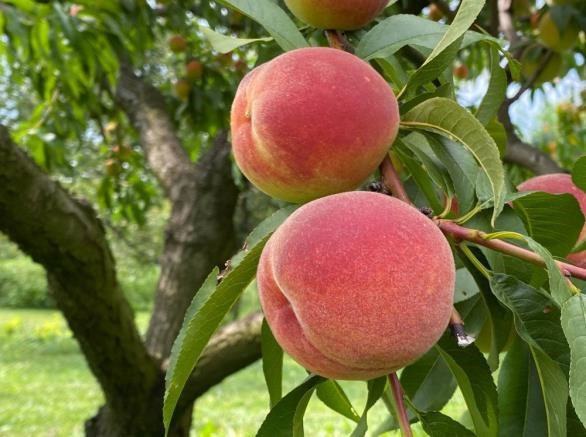
#> input picture Asmarani_1MIN_062340833185/apel2.jpg, 586 x 437 px
$ python UAS_apel2.py
#> lines starting #> are read from the running program, lines starting #| are printed output that depends on the picture; after the words box and inside, x2 and y2 are one past the last pixel; in counts of white or black regions, pixels touching at a corner belong together
import cv2
import numpy as np
import matplotlib.pyplot as plt

def process_image(image_path):

#> called with image_path = 'apel2.jpg'
    original_image = cv2.imread(image_path)
#> original_image is the input picture: shape (437, 586, 3); mean B, G, R 61.1, 108.5, 116.3

    edges = cv2.Canny(cv2.cvtColor(original_image, cv2.COLOR_BGR2GRAY), 50, 150)
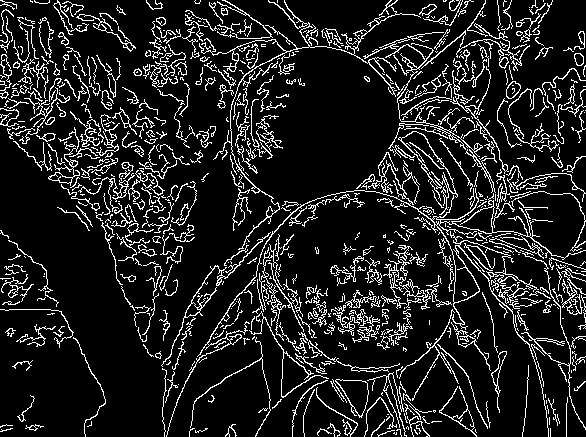
#> edges: shape (437, 586); 12.7% white in thin lines or dots
    edge_image = cv2.cvtColor(edges, cv2.COLOR_GRAY2RGB)
#> edge_image: shape (437, 586, 3); 12.7% white in thin lines or dots


    hsv = cv2.cvtColor(original_image, cv2.COLOR_BGR2HSV)
#> hsv: shape (437, 586, 3); mean H, S, V 43.6, 152.3, 128.7
    mask = cv2.inRange(hsv, np.array([0, 0, 0]), np.array([20, 255, 255]))
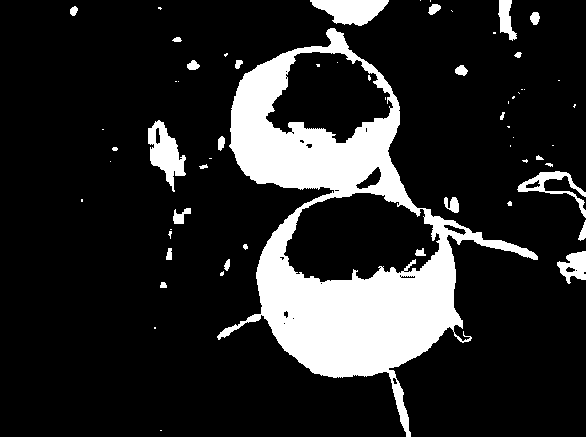
#> mask: shape (437, 586); 16.1% white; 62 white regions (34 under 20 px), largest, box (x1, y1, x2, y2) and area: (217, 28, 538, 437) 35212, (310, 0, 389, 26) 1337, (148, 120, 186, 192) 1333
    segmented_image = cv2.bitwise_and(original_image, original_image, mask=mask)
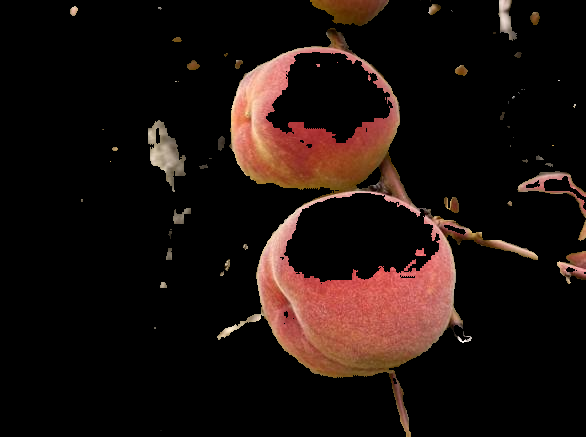
#> segmented_image: shape (437, 586, 3); mean B, G, R 13.3, 16.7, 28.2


    plt.figure(figsize=(10, 5))

    plt.subplot(1, 3, 1)
    plt.imshow(cv2.cvtColor(original_image, cv2.COLOR_BGR2RGB))
    plt.title('Gambar Asli')
    plt.axis('off')

    plt.subplot(1, 3, 2)
    plt.imshow(edge_image)
    plt.title('Deteksi Gambar')
    plt.axis('off')

    plt.subplot(1, 3, 3)
    plt.imshow(cv2.cvtColor(segmented_image, cv2.COLOR_BGR2RGB))
    plt.title('Segmentasi')
    plt.axis('off')

    plt.show()
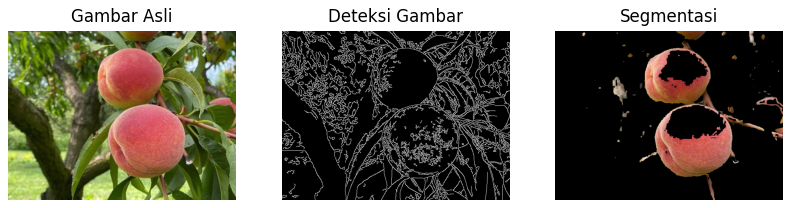
#> figure drawn by matplotlib, 3 panels


process_image('apel2.jpg')

$ run again, with Asmarani_1MIN_062340833185/apel.jpg copied over Asmarani_1MIN_062340833185/apel2.jpg
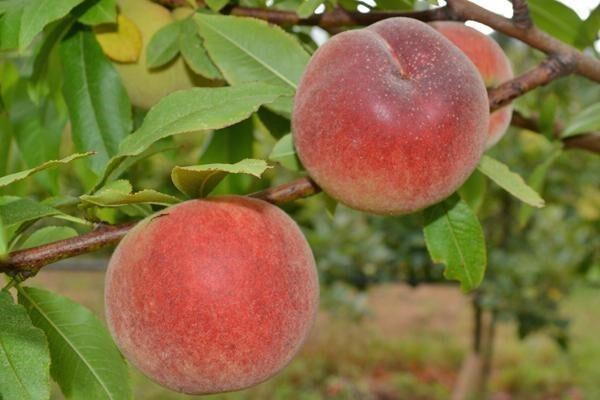
#> input picture Asmarani_1MIN_062340833185/apel.jpg, 600 x 400 px
#> in process_image, original_image is the input picture: shape (400, 600, 3); mean B, G, R 63, 113.9, 131.1
#> in process_image, `edges = cv2.Canny(cv2.cvtColor(original_image, cv2.COLOR_BGR2GRAY), 50..`:
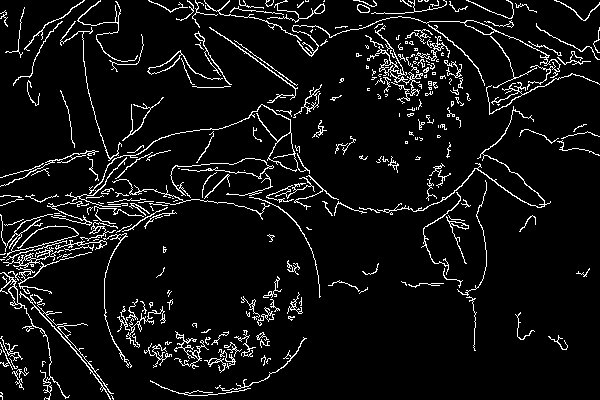
#> edges: shape (400, 600); 6.8% white in thin lines or dots
#> edge_image: shape (400, 600, 3); 6.8% white in thin lines or dots
#> hsv: shape (400, 600, 3); mean H, S, V 29.8, 147, 141.5
#> mask: shape (400, 600); 35% white; 54 white regions (31 under 20 px), largest, box (x1, y1, x2, y2) and area: (0, 0, 600, 400) 75881, (362, 281, 477, 345) 4564, (228, 6, 306, 25) 668
#> in process_image, `plt.show()`:
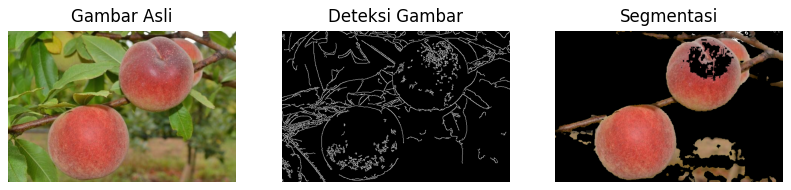
#> figure drawn by matplotlib, 3 panels

$ run again, with Asmarani_1MIN_062340833185/doll.jpg copied over Asmarani_1MIN_062340833185/apel2.jpg
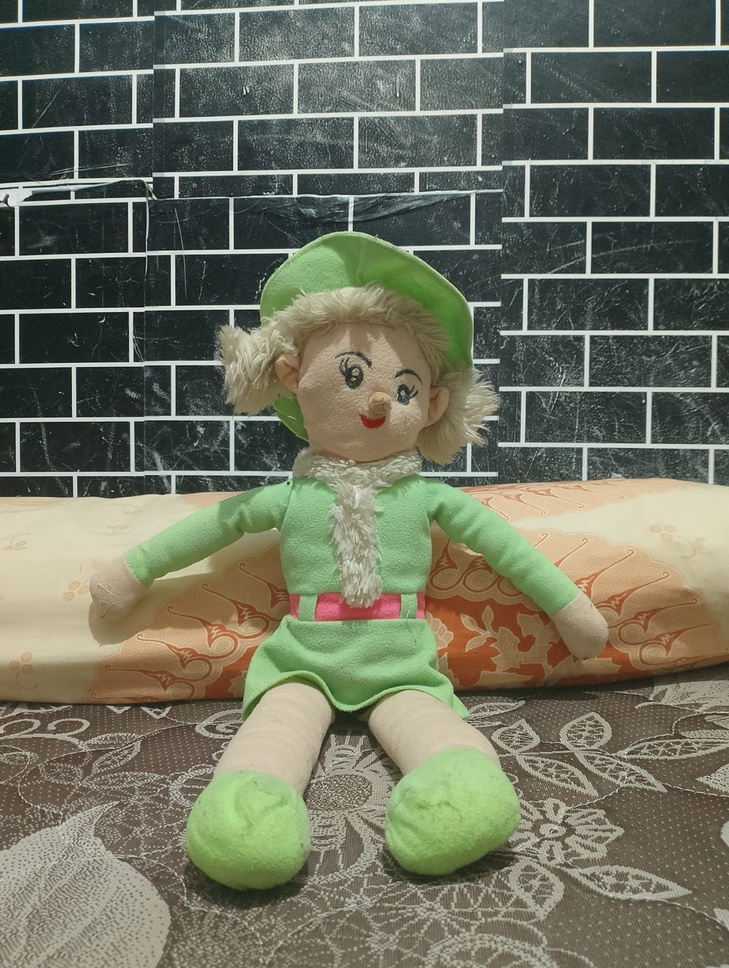
#> input picture Asmarani_1MIN_062340833185/doll.jpg, 729 x 968 px, shrunk from 1204 x 1600 before the run
#> in process_image, original_image is the input picture: shape (968, 729, 3); mean B, G, R 97.1, 115.2, 112.7
#> in process_image, `edges = cv2.Canny(cv2.cvtColor(original_image, cv2.COLOR_BGR2GRAY), 50..`:
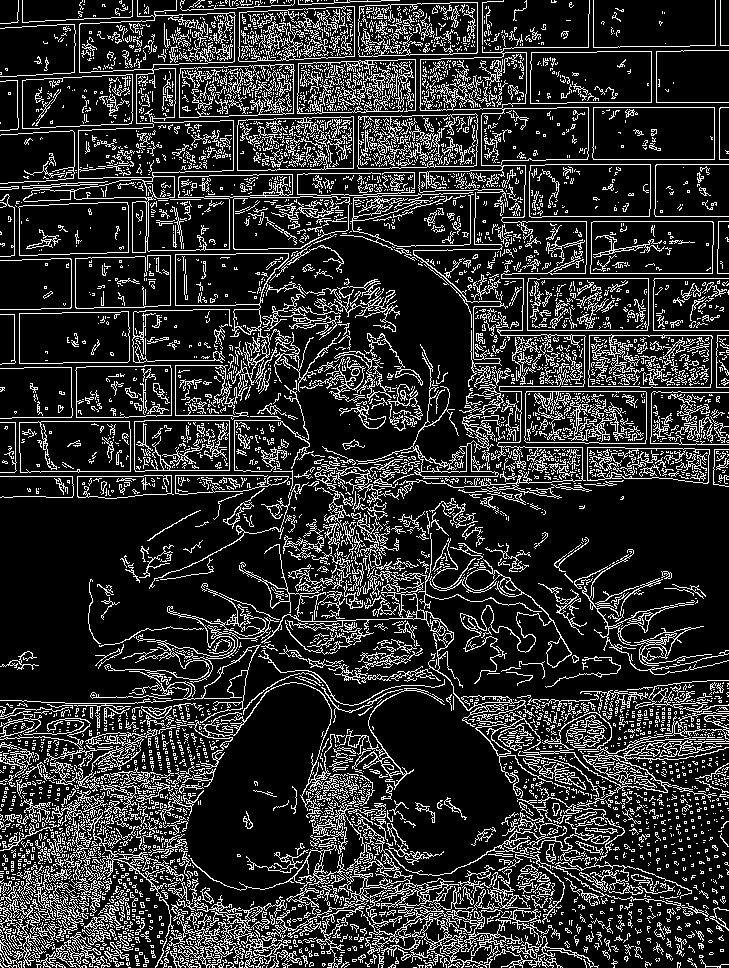
#> edges: shape (968, 729); 18.4% white in thin lines or dots
#> edge_image: shape (968, 729, 3); 18.4% white in thin lines or dots
#> hsv: shape (968, 729, 3); mean H, S, V 50.2, 59.4, 121.3
#> mask: shape (968, 729); 19.9% white; 280 white regions (208 under 20 px), largest, box (x1, y1, x2, y2) and area: (0, 546, 325, 886) 55868, (416, 528, 729, 692) 34873, (264, 312, 449, 464) 17556
#> in process_image, `plt.show()`:
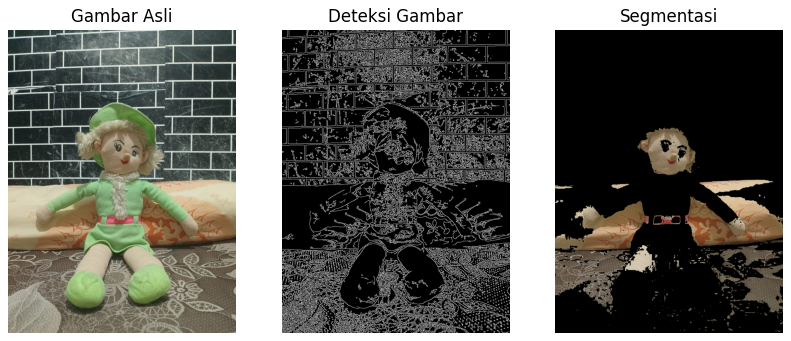
#> figure drawn by matplotlib, 3 panels

$ run again, with Asmarani_1MIN_062340833185/lemon.jpg copied over Asmarani_1MIN_062340833185/apel2.jpg
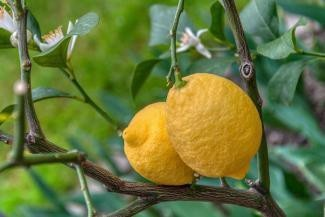
#> input picture Asmarani_1MIN_062340833185/lemon.jpg, 325 x 217 px
#> in process_image, original_image is the input picture: shape (217, 325, 3); mean B, G, R 60.5, 118.7, 104
#> in process_image, `edges = cv2.Canny(cv2.cvtColor(original_image, cv2.COLOR_BGR2GRAY), 50..`:
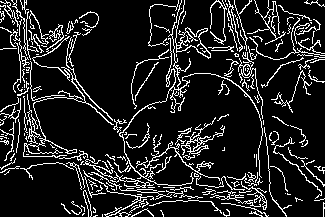
#> edges: shape (217, 325); 13.2% white in thin lines or dots
#> edge_image: shape (217, 325, 3); 13.2% white in thin lines or dots
#> hsv: shape (217, 325, 3); mean H, S, V 46, 140.4, 127.4
#> mask: shape (217, 325); 13% white; 79 white regions (52 under 20 px), largest, box (x1, y1, x2, y2) and area: (79, 75, 255, 202) 6882, (196, 189, 256, 206) 360, (306, 75, 325, 117) 237
#> in process_image, `plt.show()`:
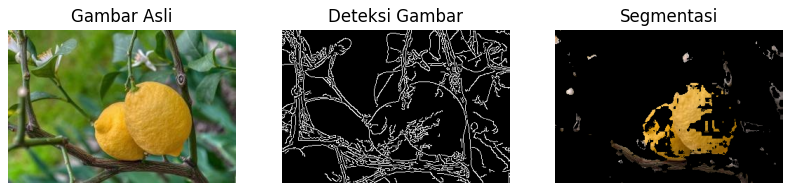
#> figure drawn by matplotlib, 3 panels
